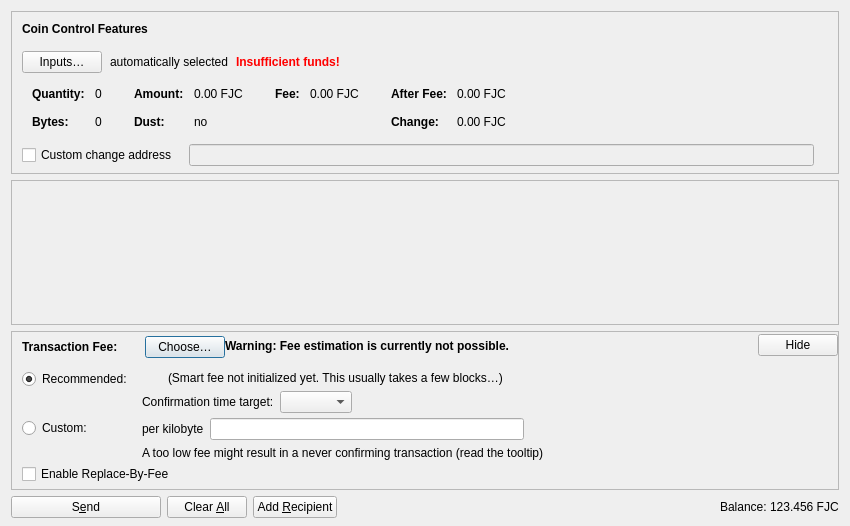
<?xml version="1.0" encoding="UTF-8"?>
<ui version="4.0">
 <class>SendCoinsDialog</class>
 <widget class="QDialog" name="SendCoinsDialog">
  <property name="geometry">
   <rect>
    <x>0</x>
    <y>0</y>
    <width>850</width>
    <height>526</height>
   </rect>
  </property>
  <property name="windowTitle">
   <string>Send Coins</string>
  </property>
  <layout class="QVBoxLayout" name="verticalLayout" stretch="0,1,0,0">
   <property name="bottomMargin">
    <number>8</number>
   </property>
   <item>
    <widget class="QFrame" name="frameCoinControl">
     <property name="sizePolicy">
      <sizepolicy hsizetype="Expanding" vsizetype="Expanding">
       <horstretch>0</horstretch>
       <verstretch>0</verstretch>
      </sizepolicy>
     </property>
     <property name="maximumSize">
      <size>
       <width>16777215</width>
       <height>16777215</height>
      </size>
     </property>
     <property name="frameShape">
      <enum>QFrame::StyledPanel</enum>
     </property>
     <property name="frameShadow">
      <enum>QFrame::Sunken</enum>
     </property>
     <layout class="QVBoxLayout" name="verticalLayoutCoinControl2">
      <property name="spacing">
       <number>0</number>
      </property>
      <property name="leftMargin">
       <number>0</number>
      </property>
      <property name="topMargin">
       <number>0</number>
      </property>
      <property name="rightMargin">
       <number>0</number>
      </property>
      <property name="bottomMargin">
       <number>6</number>
      </property>
      <item>
       <layout class="QVBoxLayout" name="verticalLayoutCoinControl" stretch="0,0,0,0,1">
        <property name="spacing">
         <number>0</number>
        </property>
        <property name="leftMargin">
         <number>10</number>
        </property>
        <property name="topMargin">
         <number>10</number>
        </property>
        <item>
         <layout class="QHBoxLayout" name="horizontalLayoutCoinControl1">
          <property name="bottomMargin">
           <number>15</number>
          </property>
          <item>
           <widget class="QLabel" name="labelCoinControlFeatures">
            <property name="sizePolicy">
             <sizepolicy hsizetype="Preferred" vsizetype="Maximum">
              <horstretch>0</horstretch>
              <verstretch>0</verstretch>
             </sizepolicy>
            </property>
            <property name="font">
             <font>
              <weight>75</weight>
              <bold>true</bold>
             </font>
            </property>
            <property name="styleSheet">
             <string notr="true">font-weight:bold;</string>
            </property>
            <property name="text">
             <string>Coin Control Features</string>
            </property>
           </widget>
          </item>
         </layout>
        </item>
        <item>
         <layout class="QHBoxLayout" name="horizontalLayoutCoinControl2" stretch="0,0,0,0">
          <property name="spacing">
           <number>8</number>
          </property>
          <property name="bottomMargin">
           <number>10</number>
          </property>
          <item>
           <widget class="QPushButton" name="pushButtonCoinControl">
            <property name="styleSheet">
             <string notr="true"/>
            </property>
            <property name="text">
             <string>Inputs…</string>
            </property>
            <property name="autoDefault">
             <bool>false</bool>
            </property>
           </widget>
          </item>
          <item>
           <widget class="QLabel" name="labelCoinControlAutomaticallySelected">
            <property name="text">
             <string>automatically selected</string>
            </property>
            <property name="margin">
             <number>5</number>
            </property>
           </widget>
          </item>
          <item>
           <widget class="QLabel" name="labelCoinControlInsuffFunds">
            <property name="font">
             <font>
              <weight>75</weight>
              <bold>true</bold>
             </font>
            </property>
            <property name="styleSheet">
             <string notr="true">color:red;font-weight:bold;</string>
            </property>
            <property name="text">
             <string>Insufficient funds!</string>
            </property>
            <property name="margin">
             <number>5</number>
            </property>
           </widget>
          </item>
          <item>
           <spacer name="horizontalSpacerCoinControl">
            <property name="orientation">
             <enum>Qt::Horizontal</enum>
            </property>
            <property name="sizeHint" stdset="0">
             <size>
              <width>40</width>
              <height>1</height>
             </size>
            </property>
           </spacer>
          </item>
         </layout>
        </item>
        <item>
         <widget class="QWidget" name="widgetCoinControl" native="true">
          <property name="sizePolicy">
           <sizepolicy hsizetype="Preferred" vsizetype="Preferred">
            <horstretch>0</horstretch>
            <verstretch>0</verstretch>
           </sizepolicy>
          </property>
          <property name="minimumSize">
           <size>
            <width>0</width>
            <height>0</height>
           </size>
          </property>
          <property name="styleSheet">
           <string notr="true"/>
          </property>
          <layout class="QHBoxLayout" name="horizontalLayoutCoinControl5">
           <property name="leftMargin">
            <number>0</number>
           </property>
           <property name="topMargin">
            <number>0</number>
           </property>
           <property name="rightMargin">
            <number>0</number>
           </property>
           <property name="bottomMargin">
            <number>0</number>
           </property>
           <item>
            <layout class="QHBoxLayout" name="horizontalLayoutCoinControl3" stretch="0,0,0,1">
             <property name="spacing">
              <number>20</number>
             </property>
             <property name="topMargin">
              <number>0</number>
             </property>
             <property name="bottomMargin">
              <number>10</number>
             </property>
             <item>
              <layout class="QFormLayout" name="formLayoutCoinControl1">
               <property name="horizontalSpacing">
                <number>10</number>
               </property>
               <property name="verticalSpacing">
                <number>14</number>
               </property>
               <property name="leftMargin">
                <number>10</number>
               </property>
               <property name="topMargin">
                <number>4</number>
               </property>
               <property name="rightMargin">
                <number>6</number>
               </property>
               <item row="0" column="0">
                <widget class="QLabel" name="labelCoinControlQuantityText">
                 <property name="font">
                  <font>
                   <weight>75</weight>
                   <bold>true</bold>
                  </font>
                 </property>
                 <property name="text">
                  <string>Quantity:</string>
                 </property>
                 <property name="margin">
                  <number>0</number>
                 </property>
                </widget>
               </item>
               <item row="0" column="1">
                <widget class="QLabel" name="labelCoinControlQuantity">
                 <property name="cursor">
                  <cursorShape>IBeamCursor</cursorShape>
                 </property>
                 <property name="contextMenuPolicy">
                  <enum>Qt::ActionsContextMenu</enum>
                 </property>
                 <property name="text">
                  <string notr="true">0</string>
                 </property>
                 <property name="margin">
                  <number>0</number>
                 </property>
                 <property name="textInteractionFlags">
                  <set>Qt::LinksAccessibleByMouse|Qt::TextSelectableByKeyboard|Qt::TextSelectableByMouse</set>
                 </property>
                </widget>
               </item>
               <item row="1" column="0">
                <widget class="QLabel" name="labelCoinControlBytesText">
                 <property name="font">
                  <font>
                   <weight>75</weight>
                   <bold>true</bold>
                  </font>
                 </property>
                 <property name="text">
                  <string>Bytes:</string>
                 </property>
                </widget>
               </item>
               <item row="1" column="1">
                <widget class="QLabel" name="labelCoinControlBytes">
                 <property name="cursor">
                  <cursorShape>IBeamCursor</cursorShape>
                 </property>
                 <property name="contextMenuPolicy">
                  <enum>Qt::ActionsContextMenu</enum>
                 </property>
                 <property name="text">
                  <string notr="true">0</string>
                 </property>
                 <property name="textInteractionFlags">
                  <set>Qt::LinksAccessibleByMouse|Qt::TextSelectableByKeyboard|Qt::TextSelectableByMouse</set>
                 </property>
                </widget>
               </item>
              </layout>
             </item>
             <item>
              <layout class="QFormLayout" name="formLayoutCoinControl2">
               <property name="horizontalSpacing">
                <number>10</number>
               </property>
               <property name="verticalSpacing">
                <number>14</number>
               </property>
               <property name="leftMargin">
                <number>6</number>
               </property>
               <property name="topMargin">
                <number>4</number>
               </property>
               <property name="rightMargin">
                <number>6</number>
               </property>
               <item row="0" column="0">
                <widget class="QLabel" name="labelCoinControlAmountText">
                 <property name="font">
                  <font>
                   <weight>75</weight>
                   <bold>true</bold>
                  </font>
                 </property>
                 <property name="text">
                  <string>Amount:</string>
                 </property>
                 <property name="margin">
                  <number>0</number>
                 </property>
                </widget>
               </item>
               <item row="0" column="1">
                <widget class="QLabel" name="labelCoinControlAmount">
                 <property name="cursor">
                  <cursorShape>IBeamCursor</cursorShape>
                 </property>
                 <property name="contextMenuPolicy">
                  <enum>Qt::ActionsContextMenu</enum>
                 </property>
                 <property name="text">
                  <string notr="true">0.00 FJC</string>
                 </property>
                 <property name="textInteractionFlags">
                  <set>Qt::LinksAccessibleByMouse|Qt::TextSelectableByKeyboard|Qt::TextSelectableByMouse</set>
                 </property>
                </widget>
               </item>
               <item row="1" column="0">
                <widget class="QLabel" name="labelCoinControlLowOutputText">
                 <property name="font">
                  <font>
                   <weight>75</weight>
                   <bold>true</bold>
                  </font>
                 </property>
                 <property name="text">
                  <string>Dust:</string>
                 </property>
                </widget>
               </item>
               <item row="1" column="1">
                <widget class="QLabel" name="labelCoinControlLowOutput">
                 <property name="cursor">
                  <cursorShape>IBeamCursor</cursorShape>
                 </property>
                 <property name="contextMenuPolicy">
                  <enum>Qt::ActionsContextMenu</enum>
                 </property>
                 <property name="text">
                  <string notr="true">no</string>
                 </property>
                 <property name="textInteractionFlags">
                  <set>Qt::LinksAccessibleByMouse|Qt::TextSelectableByKeyboard|Qt::TextSelectableByMouse</set>
                 </property>
                </widget>
               </item>
              </layout>
             </item>
             <item>
              <layout class="QFormLayout" name="formLayoutCoinControl3">
               <property name="horizontalSpacing">
                <number>10</number>
               </property>
               <property name="verticalSpacing">
                <number>14</number>
               </property>
               <property name="leftMargin">
                <number>6</number>
               </property>
               <property name="topMargin">
                <number>4</number>
               </property>
               <property name="rightMargin">
                <number>6</number>
               </property>
               <item row="0" column="0">
                <widget class="QLabel" name="labelCoinControlFeeText">
                 <property name="font">
                  <font>
                   <weight>75</weight>
                   <bold>true</bold>
                  </font>
                 </property>
                 <property name="text">
                  <string>Fee:</string>
                 </property>
                 <property name="margin">
                  <number>0</number>
                 </property>
                </widget>
               </item>
               <item row="0" column="1">
                <widget class="QLabel" name="labelCoinControlFee">
                 <property name="cursor">
                  <cursorShape>IBeamCursor</cursorShape>
                 </property>
                 <property name="contextMenuPolicy">
                  <enum>Qt::ActionsContextMenu</enum>
                 </property>
                 <property name="text">
                  <string notr="true">0.00 FJC</string>
                 </property>
                 <property name="textInteractionFlags">
                  <set>Qt::LinksAccessibleByMouse|Qt::TextSelectableByKeyboard|Qt::TextSelectableByMouse</set>
                 </property>
                </widget>
               </item>
              </layout>
             </item>
             <item>
              <layout class="QFormLayout" name="formLayoutCoinControl4">
               <property name="horizontalSpacing">
                <number>10</number>
               </property>
               <property name="verticalSpacing">
                <number>14</number>
               </property>
               <property name="leftMargin">
                <number>6</number>
               </property>
               <property name="topMargin">
                <number>4</number>
               </property>
               <property name="rightMargin">
                <number>6</number>
               </property>
               <item row="0" column="0">
                <widget class="QLabel" name="labelCoinControlAfterFeeText">
                 <property name="font">
                  <font>
                   <weight>75</weight>
                   <bold>true</bold>
                  </font>
                 </property>
                 <property name="text">
                  <string>After Fee:</string>
                 </property>
                 <property name="margin">
                  <number>0</number>
                 </property>
                </widget>
               </item>
               <item row="0" column="1">
                <widget class="QLabel" name="labelCoinControlAfterFee">
                 <property name="cursor">
                  <cursorShape>IBeamCursor</cursorShape>
                 </property>
                 <property name="contextMenuPolicy">
                  <enum>Qt::ActionsContextMenu</enum>
                 </property>
                 <property name="text">
                  <string notr="true">0.00 FJC</string>
                 </property>
                 <property name="textInteractionFlags">
                  <set>Qt::LinksAccessibleByMouse|Qt::TextSelectableByKeyboard|Qt::TextSelectableByMouse</set>
                 </property>
                </widget>
               </item>
               <item row="1" column="0">
                <widget class="QLabel" name="labelCoinControlChangeText">
                 <property name="font">
                  <font>
                   <weight>75</weight>
                   <bold>true</bold>
                  </font>
                 </property>
                 <property name="text">
                  <string>Change:</string>
                 </property>
                </widget>
               </item>
               <item row="1" column="1">
                <widget class="QLabel" name="labelCoinControlChange">
                 <property name="cursor">
                  <cursorShape>IBeamCursor</cursorShape>
                 </property>
                 <property name="contextMenuPolicy">
                  <enum>Qt::ActionsContextMenu</enum>
                 </property>
                 <property name="text">
                  <string notr="true">0.00 FJC</string>
                 </property>
                 <property name="textInteractionFlags">
                  <set>Qt::LinksAccessibleByMouse|Qt::TextSelectableByKeyboard|Qt::TextSelectableByMouse</set>
                 </property>
                </widget>
               </item>
              </layout>
             </item>
            </layout>
           </item>
          </layout>
         </widget>
        </item>
        <item>
         <layout class="QHBoxLayout" name="horizontalLayoutCoinControl4" stretch="0,0,0">
          <property name="spacing">
           <number>12</number>
          </property>
          <property name="sizeConstraint">
           <enum>QLayout::SetDefaultConstraint</enum>
          </property>
          <property name="topMargin">
           <number>5</number>
          </property>
          <property name="rightMargin">
           <number>5</number>
          </property>
          <item>
           <widget class="QCheckBox" name="checkBoxCoinControlChange">
            <property name="toolTip">
             <string>If this is activated, but the change address is empty or invalid, change will be sent to a newly generated address.</string>
            </property>
            <property name="text">
             <string>Custom change address</string>
            </property>
           </widget>
          </item>
          <item>
           <widget class="QValidatedLineEdit" name="lineEditCoinControlChange">
            <property name="enabled">
             <bool>false</bool>
            </property>
            <property name="sizePolicy">
             <sizepolicy hsizetype="Expanding" vsizetype="Fixed">
              <horstretch>0</horstretch>
              <verstretch>0</verstretch>
             </sizepolicy>
            </property>
           </widget>
          </item>
          <item>
           <widget class="QLabel" name="labelCoinControlChangeLabel">
            <property name="sizePolicy">
             <sizepolicy hsizetype="Preferred" vsizetype="Expanding">
              <horstretch>0</horstretch>
              <verstretch>0</verstretch>
             </sizepolicy>
            </property>
            <property name="minimumSize">
             <size>
              <width>0</width>
              <height>0</height>
             </size>
            </property>
            <property name="text">
             <string/>
            </property>
            <property name="margin">
             <number>3</number>
            </property>
           </widget>
          </item>
         </layout>
        </item>
        <item>
         <spacer name="verticalSpacerCoinControl">
          <property name="orientation">
           <enum>Qt::Vertical</enum>
          </property>
          <property name="sizeHint" stdset="0">
           <size>
            <width>800</width>
            <height>1</height>
           </size>
          </property>
         </spacer>
        </item>
       </layout>
      </item>
     </layout>
    </widget>
   </item>
   <item>
    <widget class="QScrollArea" name="scrollArea">
     <property name="widgetResizable">
      <bool>true</bool>
     </property>
     <widget class="QWidget" name="scrollAreaWidgetContents">
      <property name="geometry">
       <rect>
        <x>0</x>
        <y>0</y>
        <width>830</width>
        <height>104</height>
       </rect>
      </property>
      <layout class="QVBoxLayout" name="verticalLayout_2" stretch="0,1">
       <property name="leftMargin">
        <number>0</number>
       </property>
       <property name="topMargin">
        <number>0</number>
       </property>
       <property name="rightMargin">
        <number>0</number>
       </property>
       <property name="bottomMargin">
        <number>0</number>
       </property>
       <item>
        <layout class="QVBoxLayout" name="entries">
         <property name="spacing">
          <number>6</number>
         </property>
        </layout>
       </item>
       <item>
        <spacer name="verticalSpacer">
         <property name="orientation">
          <enum>Qt::Vertical</enum>
         </property>
         <property name="sizeHint" stdset="0">
          <size>
           <width>20</width>
           <height>40</height>
          </size>
         </property>
        </spacer>
       </item>
      </layout>
     </widget>
    </widget>
   </item>
   <item>
    <widget class="QFrame" name="frameFee">
     <property name="sizePolicy">
      <sizepolicy hsizetype="Expanding" vsizetype="Expanding">
       <horstretch>0</horstretch>
       <verstretch>0</verstretch>
      </sizepolicy>
     </property>
     <property name="maximumSize">
      <size>
       <width>16777215</width>
       <height>16777215</height>
      </size>
     </property>
     <property name="frameShape">
      <enum>QFrame::StyledPanel</enum>
     </property>
     <property name="frameShadow">
      <enum>QFrame::Sunken</enum>
     </property>
     <layout class="QVBoxLayout" name="verticalLayoutFee1">
      <property name="spacing">
       <number>0</number>
      </property>
      <property name="leftMargin">
       <number>0</number>
      </property>
      <property name="topMargin">
       <number>0</number>
      </property>
      <property name="rightMargin">
       <number>0</number>
      </property>
      <property name="bottomMargin">
       <number>0</number>
      </property>
      <item>
       <layout class="QVBoxLayout" name="verticalLayoutFee2" stretch="0,0,0">
        <property name="spacing">
         <number>0</number>
        </property>
        <property name="leftMargin">
         <number>10</number>
        </property>
        <property name="topMargin">
         <number>0</number>
        </property>
        <item>
         <layout class="QHBoxLayout" name="horizontalLayoutFee1">
          <property name="bottomMargin">
           <number>0</number>
          </property>
          <item>
           <layout class="QVBoxLayout" name="verticalLayoutFee7">
            <property name="spacing">
             <number>0</number>
            </property>
            <item>
             <spacer name="verticalSpacerSmartFee">
              <property name="orientation">
               <enum>Qt::Vertical</enum>
              </property>
              <property name="sizeType">
               <enum>QSizePolicy::Fixed</enum>
              </property>
              <property name="sizeHint" stdset="0">
               <size>
                <width>1</width>
                <height>4</height>
               </size>
              </property>
             </spacer>
            </item>
            <item>
             <layout class="QHBoxLayout" name="horizontalLayoutSmartFee">
              <property name="spacing">
               <number>10</number>
              </property>
              <item>
               <widget class="QLabel" name="labelFeeHeadline">
                <property name="sizePolicy">
                 <sizepolicy hsizetype="Preferred" vsizetype="Maximum">
                  <horstretch>0</horstretch>
                  <verstretch>0</verstretch>
                 </sizepolicy>
                </property>
                <property name="font">
                 <font>
                  <weight>75</weight>
                  <bold>true</bold>
                 </font>
                </property>
                <property name="styleSheet">
                 <string notr="true">font-weight:bold;</string>
                </property>
                <property name="text">
                 <string>Transaction Fee:</string>
                </property>
               </widget>
              </item>
              <item>
               <widget class="QLabel" name="labelFeeMinimized">
                <property name="text">
                 <string/>
                </property>
               </widget>
              </item>
              <item>
               <widget class="QPushButton" name="buttonChooseFee">
                <property name="text">
                 <string>Choose…</string>
                </property>
               </widget>
              </item>
             </layout>
            </item>
            <item>
             <spacer name="verticalSpacer_5">
              <property name="orientation">
               <enum>Qt::Vertical</enum>
              </property>
              <property name="sizeHint" stdset="0">
               <size>
                <width>1</width>
                <height>1</height>
               </size>
              </property>
             </spacer>
            </item>
           </layout>
          </item>
          <item>
           <widget class="QLabel" name="fallbackFeeWarningLabel">
            <property name="toolTip">
             <string>Using the fallbackfee can result in sending a transaction that will take several hours or days (or never) to confirm. Consider choosing your fee manually or wait until you have validated the complete chain.</string>
            </property>
            <property name="font">
            <font>
                <weight>75</weight>
                <bold>true</bold>
            </font>
            </property>
            <property name="text">
             <string>Warning: Fee estimation is currently not possible.</string>
            </property>
            <property name="wordWrap">
             <bool>false</bool>
            </property>
           </widget>
          </item>
          <item>
           <spacer name="horizontalSpacer_4">
            <property name="orientation">
             <enum>Qt::Horizontal</enum>
            </property>
            <property name="sizeType">
             <enum>QSizePolicy::MinimumExpanding</enum>
            </property>
            <property name="sizeHint" stdset="0">
             <size>
              <width>40</width>
              <height>20</height>
             </size>
            </property>
           </spacer>
          </item>
          <item>
           <widget class="QPushButton" name="buttonMinimizeFee">
            <property name="toolTip">
             <string>Hide transaction fee settings</string>
            </property>
            <property name="text">
             <string>Hide</string>
            </property>
           </widget>
          </item>
         </layout>
        </item>
        <item>
         <widget class="QFrame" name="frameFeeSelection">
          <layout class="QVBoxLayout" name="verticalLayoutFee12">
           <property name="spacing">
            <number>0</number>
           </property>
           <property name="leftMargin">
            <number>0</number>
           </property>
           <property name="topMargin">
            <number>0</number>
           </property>
           <property name="rightMargin">
            <number>0</number>
           </property>
           <property name="bottomMargin">
            <number>0</number>
           </property>
           <item>
            <layout class="QGridLayout" name="gridLayoutFee">
             <property name="topMargin">
              <number>10</number>
             </property>
             <property name="bottomMargin">
              <number>4</number>
             </property>
             <property name="horizontalSpacing">
              <number>10</number>
             </property>
             <property name="verticalSpacing">
              <number>4</number>
             </property>
             <item row="1" column="1">
              <layout class="QVBoxLayout" name="verticalLayoutFee8">
               <property name="spacing">
                <number>6</number>
               </property>
               <item>
                <layout class="QHBoxLayout" name="horizontalLayoutFee13">
                 <item>
                  <widget class="QLabel" name="labelCustomPerKilobyte">
                   <property name="toolTip">
                    <string>Specify a custom fee per kB (1,000 bytes) of the transaction's virtual size.

Note:  Since the fee is calculated on a per-byte basis, a fee rate of "100 satoshis per kvB" for a transaction size of 500 virtual bytes (half of 1 kvB) would ultimately yield a fee of only 50 satoshis.</string>
                   </property>
                   <property name="text">
                    <string>per kilobyte</string>
                   </property>
                  </widget>
                 </item>
                 <item>
                  <widget class="FujicoinAmountField" name="customFee"/>
                 </item>
                 <item>
                  <spacer name="horizontalSpacer_6">
                   <property name="orientation">
                    <enum>Qt::Horizontal</enum>
                   </property>
                   <property name="sizeHint" stdset="0">
                    <size>
                     <width>1</width>
                     <height>1</height>
                    </size>
                   </property>
                  </spacer>
                 </item>
                </layout>
               </item>
               <item>
                <layout class="QHBoxLayout" name="horizontalLayoutFee8">
                 <item>
                  <widget class="QLabel" name="labelCustomFeeWarning">
                   <property name="enabled">
                    <bool>true</bool>
                   </property>
                   <property name="toolTip">
                    <string>When there is less transaction volume than space in the blocks, miners as well as relaying nodes may enforce a minimum fee. Paying only this minimum fee is just fine, but be aware that this can result in a never confirming transaction once there is more demand for fujicoin transactions than the network can process.</string>
                   </property>
                   <property name="text">
                    <string>A too low fee might result in a never confirming transaction (read the tooltip)</string>
                   </property>
                  </widget>
                 </item>
                 <item>
                  <spacer name="horizontalSpacer_2">
                   <property name="orientation">
                    <enum>Qt::Horizontal</enum>
                   </property>
                   <property name="sizeHint" stdset="0">
                    <size>
                     <width>1</width>
                     <height>1</height>
                    </size>
                   </property>
                  </spacer>
                 </item>
                </layout>
               </item>
              </layout>
             </item>
             <item row="0" column="0">
              <layout class="QVBoxLayout" name="verticalLayoutFee4" stretch="0,1">
               <item>
                <widget class="QRadioButton" name="radioSmartFee">
                 <property name="text">
                  <string>Recommended:</string>
                 </property>
                 <property name="checked">
                  <bool>true</bool>
                 </property>
                 <attribute name="buttonGroup">
                  <string notr="true">groupFee</string>
                 </attribute>
                </widget>
               </item>
               <item>
                <spacer name="verticalSpacer_2">
                 <property name="orientation">
                  <enum>Qt::Vertical</enum>
                 </property>
                 <property name="sizeHint" stdset="0">
                  <size>
                   <width>1</width>
                   <height>1</height>
                  </size>
                 </property>
                </spacer>
               </item>
              </layout>
             </item>
             <item row="1" column="0">
              <layout class="QVBoxLayout" name="verticalLayoutFee9" stretch="0,1">
               <item>
                <widget class="QRadioButton" name="radioCustomFee">
                 <property name="text">
                  <string>Custom:</string>
                 </property>
                 <attribute name="buttonGroup">
                  <string notr="true">groupFee</string>
                 </attribute>
                </widget>
               </item>
               <item>
                <spacer name="verticalSpacer_6">
                 <property name="orientation">
                  <enum>Qt::Vertical</enum>
                 </property>
                 <property name="sizeHint" stdset="0">
                  <size>
                   <width>1</width>
                   <height>1</height>
                  </size>
                 </property>
                </spacer>
               </item>
              </layout>
             </item>
             <item row="0" column="1">
              <layout class="QVBoxLayout" name="verticalLayoutFee3" stretch="0,0,1">
               <property name="spacing">
                <number>6</number>
               </property>
               <property name="topMargin">
                <number>2</number>
               </property>
               <item>
                <layout class="QHBoxLayout" name="horizontalLayoutFee12">
                 <item>
                  <widget class="QLabel" name="labelSmartFee">
                   <property name="text">
                    <string/>
                   </property>
                  </widget>
                 </item>
                 <item>
                  <widget class="QLabel" name="labelFeeEstimation">
                   <property name="text">
                    <string/>
                   </property>
                  </widget>
                 </item>
                 <item>
                  <widget class="QLabel" name="labelSmartFee2">
                   <property name="text">
                    <string>(Smart fee not initialized yet. This usually takes a few blocks…)</string>
                   </property>
                  </widget>
                 </item>
                 <item>
                  <spacer name="horizontalSpacer_5">
                   <property name="orientation">
                    <enum>Qt::Horizontal</enum>
                   </property>
                   <property name="sizeHint" stdset="0">
                    <size>
                     <width>1</width>
                     <height>1</height>
                    </size>
                   </property>
                  </spacer>
                 </item>
                </layout>
               </item>
               <item>
                <layout class="QHBoxLayout" name="horizontalLayoutFee9">
                 <item>
                  <layout class="QVBoxLayout" name="verticalLayoutFee6">
                   <item>
                    <widget class="QLabel" name="labelSmartFee3">
                     <property name="text">
                      <string>Confirmation time target:</string>
                     </property>
                    </widget>
                   </item>
                  </layout>
                 </item>
                 <item>
                  <layout class="QVBoxLayout" name="verticalLayoutFee5">
                   <property name="rightMargin">
                    <number>30</number>
                   </property>
                   <item>
                    <layout class="QHBoxLayout" name="horizontalLayoutConfTarget">
                     <property name="bottomMargin">
                      <number>0</number>
                     </property>
                     <item>
                      <widget class="QComboBox" name="confTargetSelector"/>
                     </item>
                     <item>
                      <spacer name="horizontalSpacerConfTarget">
                       <property name="orientation">
                        <enum>Qt::Horizontal</enum>
                       </property>
                       <property name="sizeHint" stdset="0">
                        <size>
                         <width>40</width>
                         <height>20</height>
                        </size>
                       </property>
                      </spacer>
                     </item>
                    </layout>
                   </item>
                  </layout>
                 </item>
                </layout>
               </item>
               <item>
                <spacer name="verticalSpacer_4">
                 <property name="orientation">
                  <enum>Qt::Vertical</enum>
                 </property>
                 <property name="sizeHint" stdset="0">
                  <size>
                   <width>1</width>
                   <height>1</height>
                  </size>
                 </property>
                </spacer>
               </item>
              </layout>
             </item>
            </layout>
           </item>
           <item>
            <widget class="QCheckBox" name="optInRBF">
             <property name="text">
              <string>Enable Replace-By-Fee</string>
             </property>
             <property name="toolTip">
              <string>With Replace-By-Fee (BIP-125) you can increase a transaction's fee after it is sent. Without this, a higher fee may be recommended to compensate for increased transaction delay risk.</string>
             </property>
            </widget>
           </item>
          </layout>
         </widget>
        </item>
        <item>
         <spacer name="verticalSpacerFee">
          <property name="orientation">
           <enum>Qt::Vertical</enum>
          </property>
          <property name="sizeHint" stdset="0">
           <size>
            <width>40</width>
            <height>5</height>
           </size>
          </property>
         </spacer>
        </item>
       </layout>
      </item>
     </layout>
    </widget>
   </item>
   <item>
    <layout class="QHBoxLayout" name="horizontalLayout">
     <item>
      <widget class="QPushButton" name="sendButton">
       <property name="minimumSize">
        <size>
         <width>150</width>
         <height>0</height>
        </size>
       </property>
       <property name="toolTip">
        <string>Confirm the send action</string>
       </property>
       <property name="text">
        <string>S&amp;end</string>
       </property>
       <property name="icon">
        <iconset resource="../fujicoin.qrc">
         <normaloff>:/icons/send</normaloff>:/icons/send</iconset>
       </property>
       <property name="autoDefault">
        <bool>false</bool>
       </property>
       <property name="default">
        <bool>false</bool>
       </property>
      </widget>
     </item>
     <item>
      <widget class="QPushButton" name="clearButton">
       <property name="sizePolicy">
        <sizepolicy hsizetype="Minimum" vsizetype="Fixed">
         <horstretch>0</horstretch>
         <verstretch>0</verstretch>
        </sizepolicy>
       </property>
       <property name="toolTip">
        <string>Clear all fields of the form.</string>
       </property>
       <property name="text">
        <string>Clear &amp;All</string>
       </property>
       <property name="icon">
        <iconset resource="../fujicoin.qrc">
         <normaloff>:/icons/remove</normaloff>:/icons/remove</iconset>
       </property>
       <property name="autoDefault">
        <bool>false</bool>
       </property>
      </widget>
     </item>
     <item>
      <widget class="QPushButton" name="addButton">
       <property name="toolTip">
        <string>Send to multiple recipients at once</string>
       </property>
       <property name="text">
        <string>Add &amp;Recipient</string>
       </property>
       <property name="icon">
        <iconset resource="../fujicoin.qrc">
         <normaloff>:/icons/add</normaloff>:/icons/add</iconset>
       </property>
       <property name="autoDefault">
        <bool>false</bool>
       </property>
      </widget>
     </item>
     <item>
      <spacer name="horizontalSpacer">
       <property name="orientation">
        <enum>Qt::Horizontal</enum>
       </property>
       <property name="sizeHint" stdset="0">
        <size>
         <width>40</width>
         <height>20</height>
        </size>
       </property>
      </spacer>
     </item>
     <item>
      <layout class="QHBoxLayout" name="horizontalLayout_2">
       <property name="spacing">
        <number>3</number>
       </property>
       <item>
        <widget class="QLabel" name="labelBalanceName">
         <property name="sizePolicy">
          <sizepolicy hsizetype="Preferred" vsizetype="Fixed">
           <horstretch>0</horstretch>
           <verstretch>0</verstretch>
          </sizepolicy>
         </property>
         <property name="text">
          <string>Balance:</string>
         </property>
        </widget>
       </item>
       <item>
        <widget class="QLabel" name="labelBalance">
         <property name="sizePolicy">
          <sizepolicy hsizetype="Preferred" vsizetype="Fixed">
           <horstretch>0</horstretch>
           <verstretch>0</verstretch>
          </sizepolicy>
         </property>
         <property name="cursor">
          <cursorShape>IBeamCursor</cursorShape>
         </property>
         <property name="text">
          <string notr="true">123.456 FJC</string>
         </property>
         <property name="textInteractionFlags">
          <set>Qt::LinksAccessibleByMouse|Qt::TextSelectableByKeyboard|Qt::TextSelectableByMouse</set>
         </property>
        </widget>
       </item>
      </layout>
     </item>
    </layout>
   </item>
  </layout>
 </widget>
 <customwidgets>
  <customwidget>
   <class>QValidatedLineEdit</class>
   <extends>QLineEdit</extends>
   <header>qt/qvalidatedlineedit.h</header>
  </customwidget>
  <customwidget>
   <class>FujicoinAmountField</class>
   <extends>QLineEdit</extends>
   <header>qt/fujicoinamountfield.h</header>
   <container>1</container>
  </customwidget>
 </customwidgets>
 <resources>
  <include location="../fujicoin.qrc"/>
 </resources>
 <connections/>
 <buttongroups>
  <buttongroup name="groupFee"/>
 </buttongroups>
</ui>
